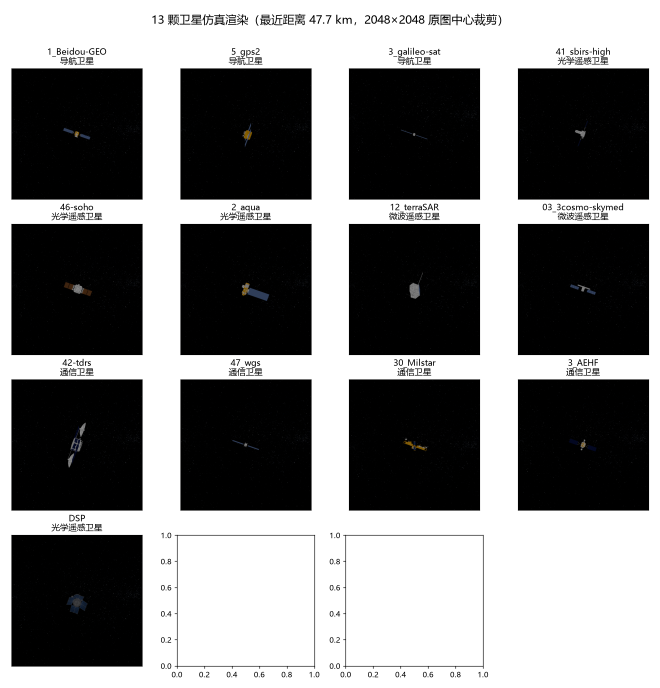
#> input picture docs/images/satellite_gallery.png, 1320 x 1375 px, given in place of frame_181190.png, which was not available (shown at 1/2 size)
$ python make_report_figures.py
#> lines starting #> are read from the running program, lines starting #| are printed output that depends on the picture; pictures that were not available may be replaced by others from this repository, and a replacement may not be noted
"""Generate figures for the leadership report:
1. satellite_gallery.png — 13 satellites' beauty renders at closest approach
2. annotation_sample.png — beauty + colorized instance mask example
"""
import os
import numpy as np
from PIL import Image
import matplotlib
matplotlib.use('Agg')
import matplotlib.pyplot as plt
from matplotlib.colors import ListedColormap, BoundaryNorm

plt.rcParams['font.sans-serif'] = ['Microsoft YaHei', 'SimHei']
plt.rcParams['axes.unicode_minus'] = False

ROOT = "E:/sat_dataset/v2.0"
DOCS_IMG = os.path.join(os.path.dirname(os.path.dirname(os.path.abspath(__file__))),
                        "docs", "images")
os.makedirs(DOCS_IMG, exist_ok=True)

FRAME = "frame_181190.png"  # closest approach sample (~47.7 km)

SATS = [
    ("NavSat_1_Beidou-GEO", "导航卫星"),
    ("NavSat_5_gps2", "导航卫星"),
    ("NavSat_3_galileo-sat", "导航卫星"),
    ("OptSat_41_sbirs-high", "光学遥感卫星"),
    ("OptSat_46-soho", "光学遥感卫星"),
    ("OptSat_2_aqua", "光学遥感卫星"),
    ("MicSat_12_terraSAR", "微波遥感卫星"),
    ("MicSat_03_3cosmo-skymed", "微波遥感卫星"),
    ("ComSat_42-tdrs", "通信卫星"),
    ("ComSat_47_wgs", "通信卫星"),
    ("ComSat_30_Milstar", "通信卫星"),
    ("ComSat_3_AEHF", "通信卫星"),
    ("DSP", "光学遥感卫星"),
]


def crop_center(img, size):
    """Center-crop a square region (satellite is at image center)."""
    w, h = img.size
    left = (w - size) // 2
    top = (h - size) // 2
    return img.crop((left, top, left + size, top + size))


def make_gallery():
    n = len(SATS)
    cols, rows = 4, 4
    fig, axes = plt.subplots(rows, cols, figsize=(12, 12.5))
    for i, (name, cat) in enumerate(SATS):
        ax = axes[i // cols][i % cols]
        fp = os.path.join(ROOT, name, "images", "lt70km", FRAME)
        if not os.path.exists(fp):
            ax.text(0.5, 0.5, "缺失", ha='center', va='center')
            ax.set_xticks([]); ax.set_yticks([])
            continue
        img = Image.open(fp)
        crop = crop_center(img, 900)
        ax.imshow(np.array(crop))
        # Display name: strip category prefix for brevity
        parts = name.split('_', 1)
        short = parts[1] if len(parts) > 1 else name
        ax.set_title(f"{short}\n{cat}", fontsize=11)
        ax.set_xticks([]); ax.set_yticks([])
    # Hide last (empty) subplot
    axes[3][3].axis('off')
    fig.suptitle("13 颗卫星仿真渲染（最近距离 47.7 km，2048×2048 原图中心裁剪）",
                 fontsize=15)
    fig.tight_layout(rect=[0, 0, 1, 0.97])
    out = os.path.join(DOCS_IMG, "satellite_gallery.png")
    fig.savefig(out, dpi=110)
    plt.close(fig)
    print(f"Gallery: {out}")


def make_annotation_sample():
    sat = "NavSat_1_Beidou-GEO"
    beauty_fp = os.path.join(ROOT, sat, "images", "lt70km", FRAME)
    mask_fp = os.path.join(ROOT, sat, "annotations", "instance_masks",
                           "lt70km", FRAME)

    beauty = crop_center(Image.open(beauty_fp), 900)
#> in crop_center, `w, h = img.size`: w = 1320; h = 1375
#> in crop_center, `left = (w - size) // 2`: left = 210
#> in crop_center, `top = (h - size) // 2`: top = 237
#> in crop_center, `return img.crop((left, top, left + size, top + size))`:
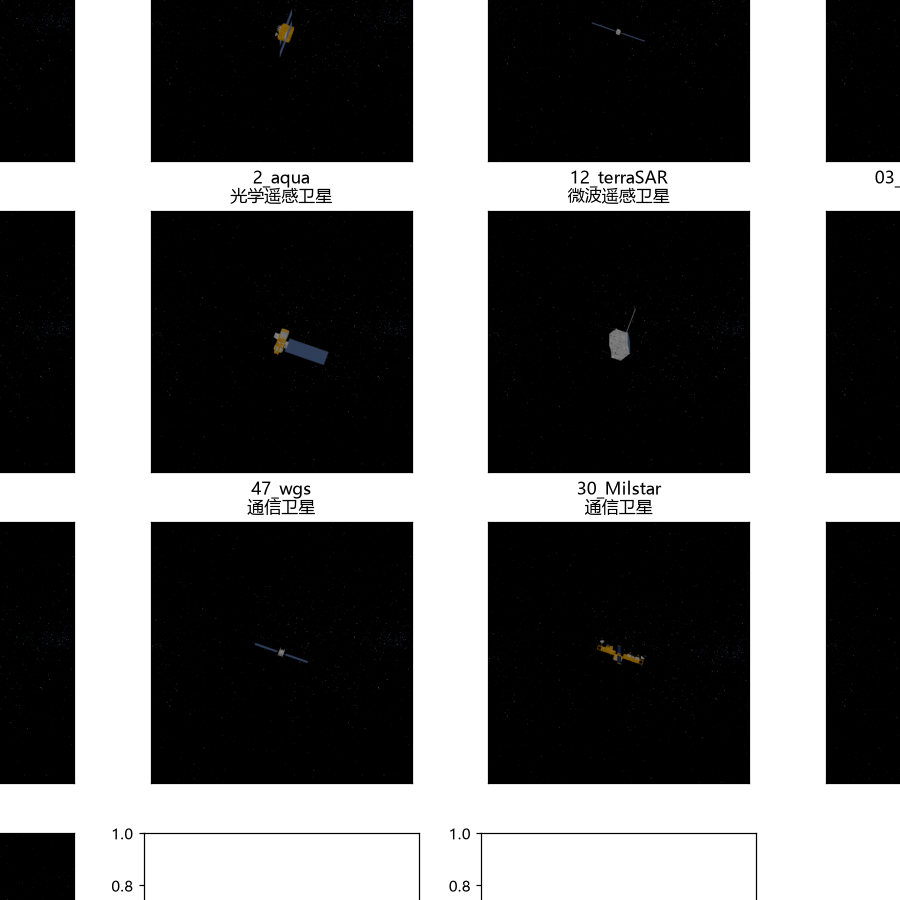
#> returned value: PIL image 900x900 RGBA; mean R, G, B, A 106.8, 106.8, 106.9, 255
    mask_img = np.array(crop_center(Image.open(mask_fp), 900))
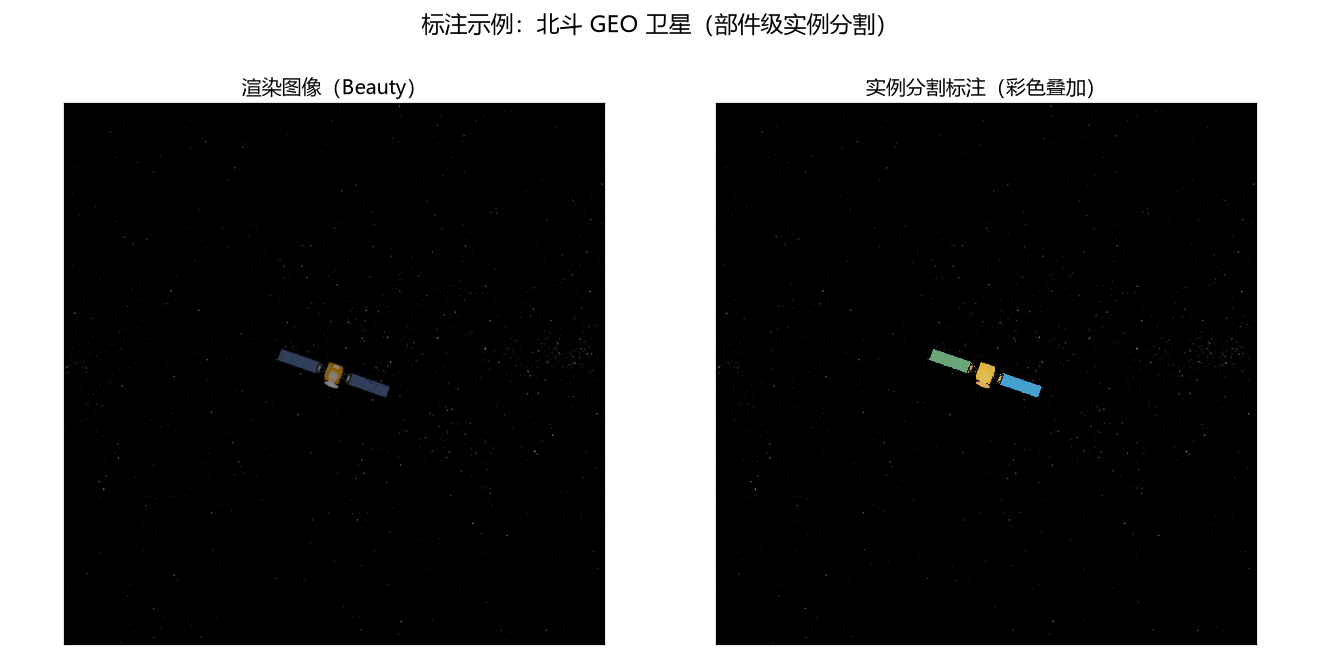
#> input picture docs/images/annotation_sample.png, 1320 x 660 px, given in place of frame_181190.png, which was not available
#> call 2 of crop_center, with size = 900
#> in crop_center (call 2), `w, h = img.size`: h = 660
#> in crop_center (call 2), `top = (h - size) // 2`: top = -120
#> in crop_center (call 2), `return img.crop((left, top, left + size, top + size))`:
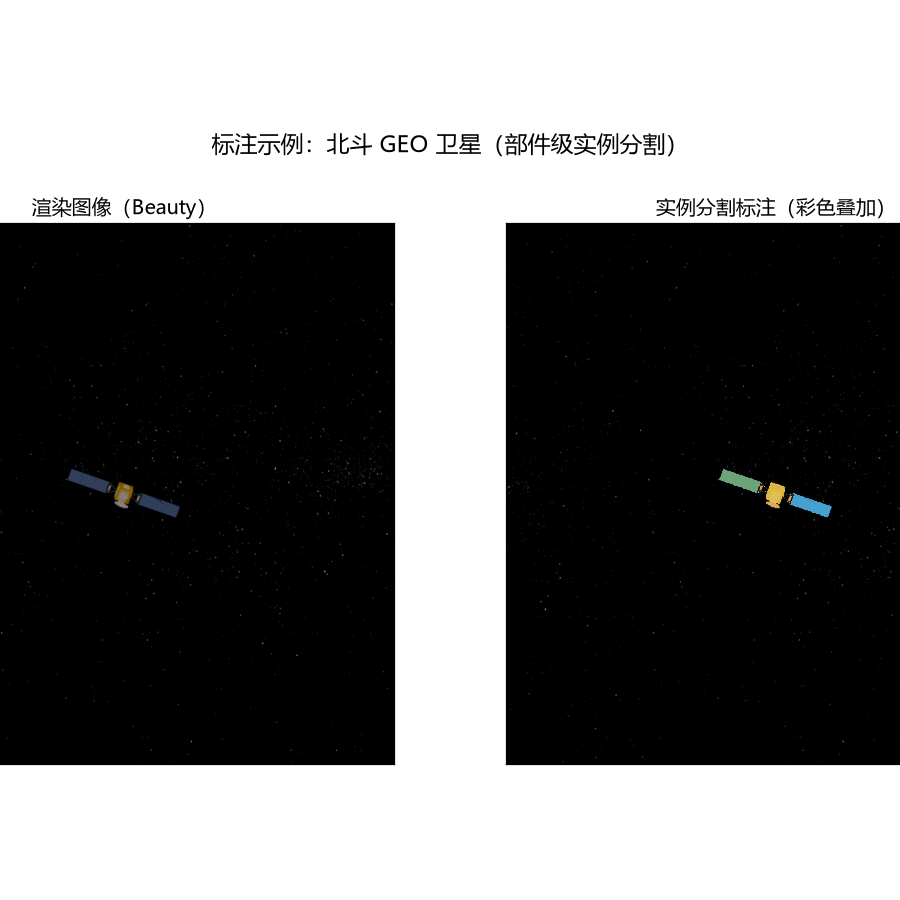
#> returned value: PIL image 900x900 RGBA; mean R, G, B, A 51.2, 51.3, 51.3, 187; transparent parts drawn white

    # Colorize mask values (x50 encoding): 0=bg, 50=body, 100/150=panels, 250=cap
    cmap = ListedColormap(['#000000', '#ffd54f', '#4fc3f7', '#81c784',
                           '#e57373', '#ba68c8', '#ffb74d'])
    bounds = [0, 1, 99, 149, 199, 249, 255]
    norm = BoundaryNorm(bounds, cmap.N)
    masked = np.ma.masked_where(mask_img == 0, mask_img)

    fig, axes = plt.subplots(1, 2, figsize=(12, 6))
    axes[0].imshow(np.array(beauty))
    axes[0].set_title("渲染图像（Beauty）", fontsize=13)
    axes[0].set_xticks([]); axes[0].set_yticks([])

    axes[1].imshow(np.array(beauty))
    axes[1].imshow(masked, cmap=cmap, norm=norm, alpha=0.75,
                   interpolation='nearest')
    axes[1].set_title("实例分割标注（彩色叠加）", fontsize=13)
    axes[1].set_xticks([]); axes[1].set_yticks([])

    fig.suptitle("标注示例：北斗 GEO 卫星（部件级实例分割）", fontsize=15)
    fig.tight_layout(rect=[0, 0, 1, 0.94])
    out = os.path.join(DOCS_IMG, "annotation_sample.png")
    fig.savefig(out, dpi=110)
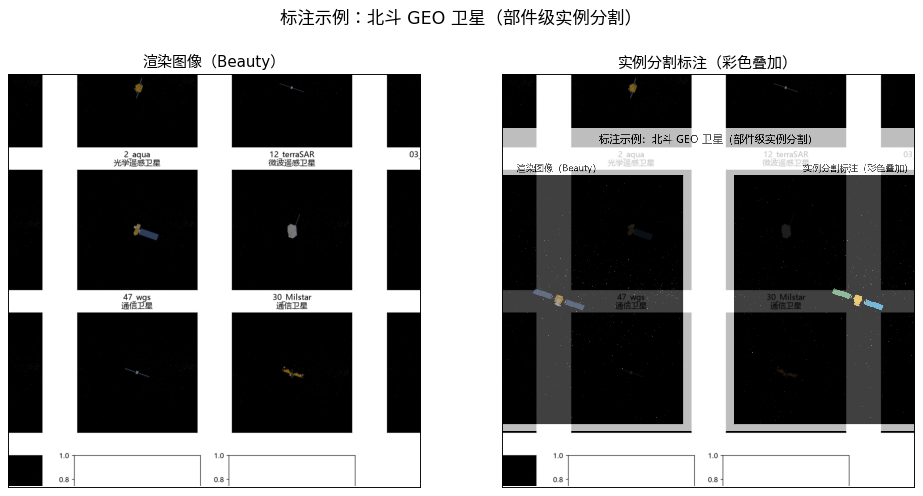
#> figure drawn by matplotlib, 2 panels
    plt.close(fig)
    print(f"Annotation sample: {out}")


if __name__ == '__main__':
    make_gallery()
    make_annotation_sample()
